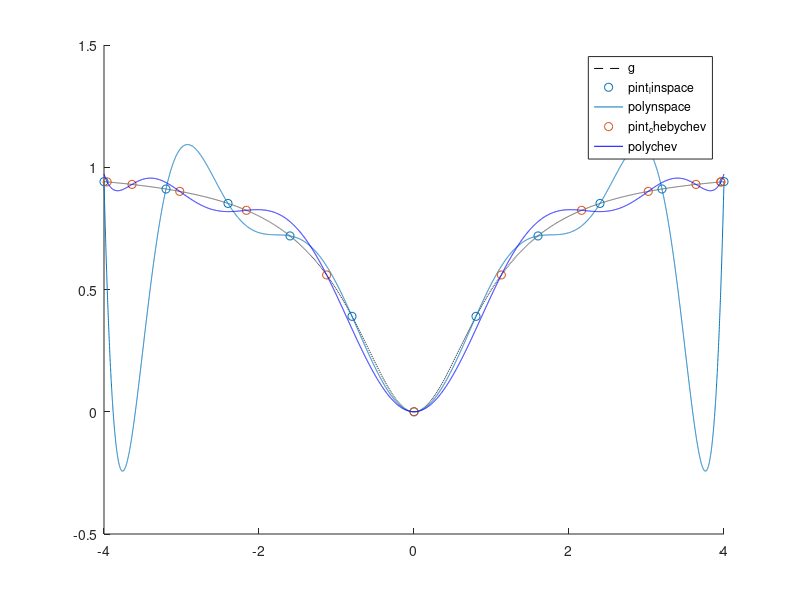

MATLAB code for this plot:
function [E, Eck] = esercizio6()
    % Inizializzazione
    g = @(x) x.^2 ./ (1 + x.^2);
    a = -4;
    b = 4;

    % Punto 1
    % Si calcoli il polinomio p di grado n = 10 che interpola g in nodi 
    % equispaziati nell’intervallo assegnato. Disegnare il grafico di f , p 
    % e dei nodi usati per l’interpolazione segnandoli con un cerchietto. 
    % Sia inotre z il vettore di 100 punti equispaziati in [−4, 4], si 
    % calcoli l’errore E = maxzi |f (zi) − p(zi)|
    xint = linspace(a, b, 11);
    coeff = polyfit(xint, g(xint), 10);
    hold on
    x = linspace(a, b, 10000);
    plot(x, g(x), "black", "LineStyle", "--", "DisplayName", "g");
    scatter(xint, polyval(coeff, xint), "DisplayName", "pint\_linspace");
    plot(x, polyval(coeff, x), "DisplayName", "polynspace");

    z = linspace(a, b);
    E = max(abs(g(z) - polyval(coeff, z)));

    % Punto 2
    % Si considerino n + 1 nodi di Chebyshev nell’intervallo [−4, 4] 
    % definiti da: ck = 4 ∗ cos π(2k − 1) 2(n + 1) k = 1, 2, ..., n + 1 e 
    % si ripeta quanto richiesto al punto precedente interpolando g nei 
    % nodi di Chebyshev indicati
    n = 11;
    k = 0:11;
    ck = 4 * cos((pi*((2 * k) - 1)) / (2 * n));
    coeff = polyfit(ck, g(ck), 10);
    scatter(ck, polyval(coeff, ck), 'green', "DisplayName", "pint\_chebychev");
    plot(x, polyval(coeff, x), "Color", "blue", "DisplayName", "polychev");
    legend

    Eck = max(abs(g(z) - polyval(coeff, z)));
end